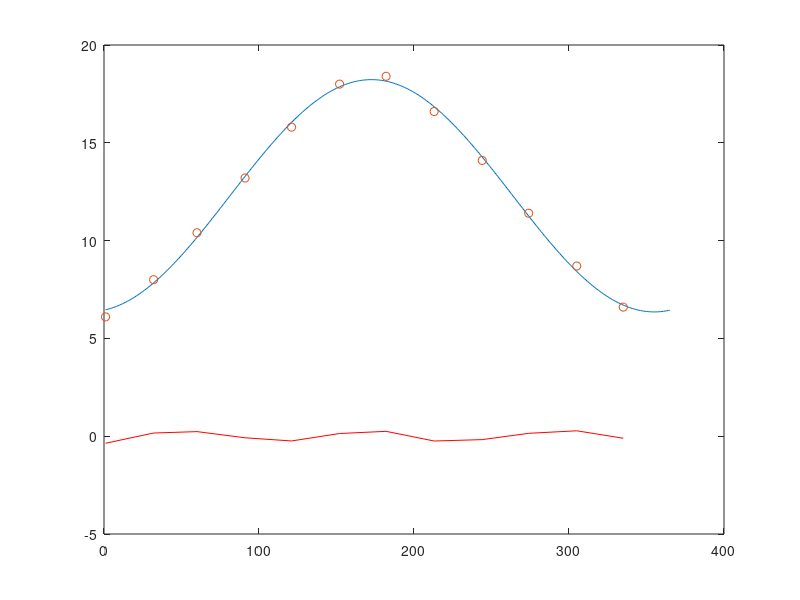

Reproduce this figure in MATLAB.
function func3c()
%UNTITLED3 Summary of this function goes here
%   Detailed explanation goes here



w = 2*pi/365; %constant
x = 1:1:365; %interval
y = [1 32 60 91 121 152 182 213 244 274 305 335]; %our days

A = [ones(12, 1) cos(w*y)' sin(w*y)']; %create a to fit ekv
b = [6.1 8 10.4 13.2 15.8 18 18.4 16.6 14.1 11.4 8.7 6.6]'; %sun hours
c = A\(b); %least sqaure method gives c

residual = b-A*c;
plot(y,residual, 'r');
hold on
ekv(x) = c(1) + c(2)*cos(w*x) + c(3)*sin(w*x);
plot(x,ekv(x)); %plot equation


plot(y,b, 'o'); %plot given values
hold off

disp('Felkvadratsumma:')
disp(residual'*residual)
disp('Midsommardagssol:')
disp(ekv(171))
langstadag = 0;
for i = 1:365
    soltimmar = ekv(i);
    if soltimmar > langstadag
        langstadag = soltimmar;
        dagnummer = i;
    end

end
disp('Längsta dag:')
disp(dagnummer)

